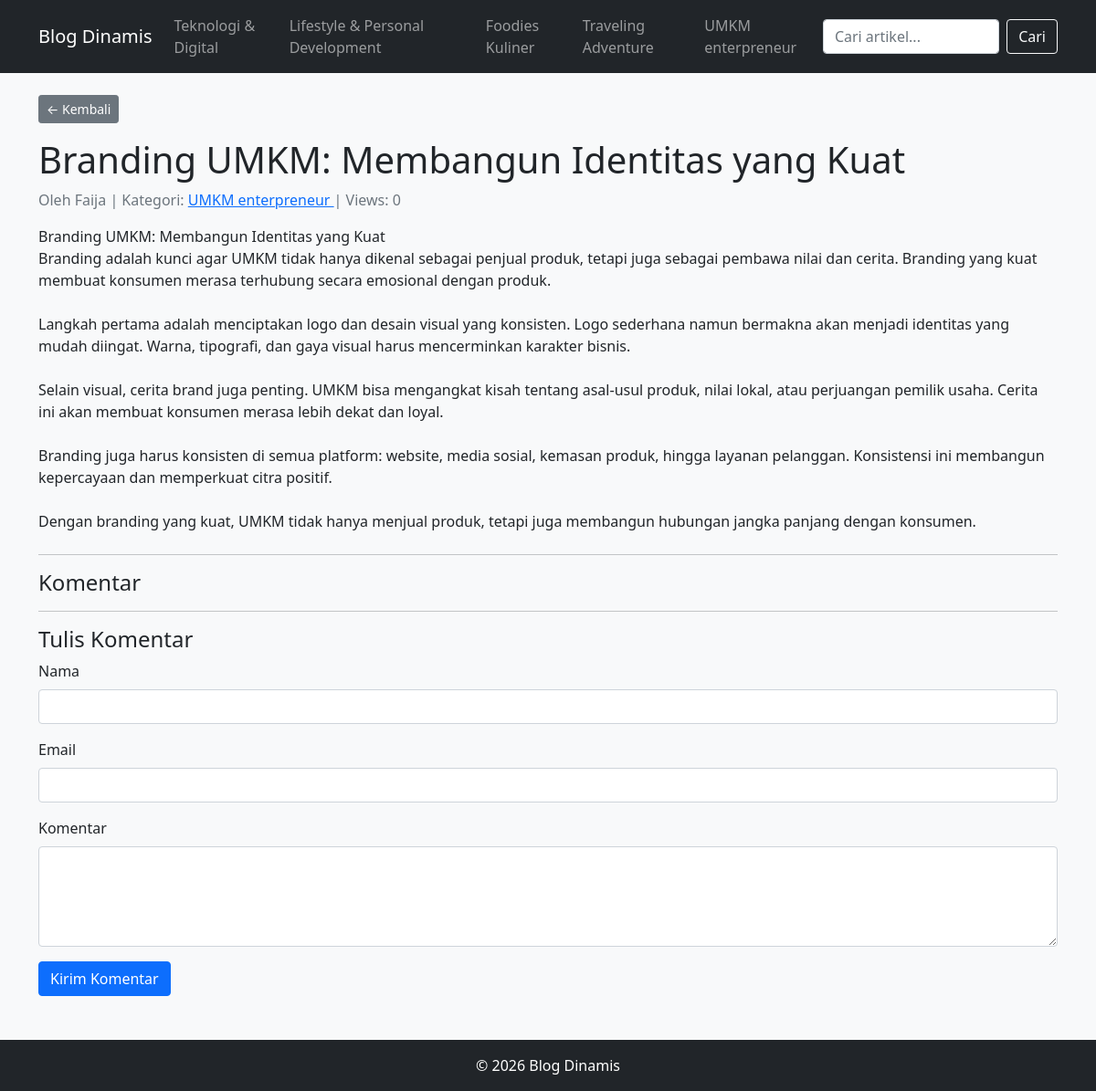
Screenshot of /artikel.php?slug=branding-umkm-membangun-identitas-yang-kuat with the database file from the repository.
### tables this page shows
CREATE TABLE `categories` (
  `id` int(11) NOT NULL,
  `nama_kategori` varchar(100) DEFAULT NULL,
  `slug` varchar(150) DEFAULT NULL,
  `created_at` timestamp NOT NULL DEFAULT current_timestamp()
);

CREATE TABLE `articles` (
  `id` int(11) NOT NULL,
  `user_id` int(11) DEFAULT NULL,
  `category_id` int(11) DEFAULT NULL,
  `judul` varchar(255) DEFAULT NULL,
  `slug` varchar(255) DEFAULT NULL,
  `ringkasan` text DEFAULT NULL,
  `isi` longtext DEFAULT NULL,
  `thumbnail` varchar(255) DEFAULT NULL,
  `views` int(11) DEFAULT 0,
  `status` enum('draft','publish') DEFAULT 'draft',
  `published_at` datetime DEFAULT NULL,
  `created_at` timestamp NOT NULL DEFAULT current_timestamp()
);

CREATE TABLE `users` (
  `id` int(11) NOT NULL,
  `nama` varchar(100) DEFAULT NULL,
  `username` varchar(50) DEFAULT NULL,
  `password` varchar(255) DEFAULT NULL,
  `role` enum('admin','author') DEFAULT 'author',
  `bio` text DEFAULT NULL,
  `created_at` timestamp NOT NULL DEFAULT current_timestamp()
);

### artikel.php (the view, shortened to what this page needs)
<?php
include 'config/koneksi.php';
$slug = $_GET['slug'];
mysqli_query($conn, "UPDATE articles SET views = views + 1 WHERE slug='$slug' AND status='publish'");
$query = mysqli_query($conn, "
    SELECT articles.*, users.nama as author, categories.nama_kategori, categories.slug as kategori_slug
    FROM articles
    JOIN users ON articles.user_id = users.id
    JOIN categories ON articles.category_id = categories.id
    WHERE articles.slug='$slug' AND articles.status='publish'
    LIMIT 1
");
$artikel = mysqli_fetch_assoc($query);
include 'templates/frontend_header.php';
?>
<a href="index.php" class="btn btn-secondary btn-sm mb-3">← Kembali</a>
<h1><?= htmlspecialchars($artikel['judul']); ?></h1>
<p class="text-muted">
    Oleh <?= htmlspecialchars($artikel['author']); ?> |
    Kategori:
    <a href="kategori.php?slug=<?= urlencode($artikel['kategori_slug']); ?>">
        <?= htmlspecialchars($artikel['nama_kategori']); ?>
    </a> |
    Views: <?= htmlspecialchars($artikel['views']); ?>
</p>
<div class="mb-4">
    <?= nl2br($artikel['isi']); ?>
</div>
<hr>
<h4>Komentar</h4>
<hr>
<h4>Tulis Komentar</h4>
<form action="komentar.php" method="POST">
    <div class="mb-3">
        <label class="form-label">Nama</label>
        <input type="text" name="nama" class="form-control" required>
    </div>
    <div class="mb-3">
        <label class="form-label">Email</label>
        <input type="email" name="email" class="form-control">
    </div>
    <div class="mb-3">
        <label class="form-label">Komentar</label>
        <textarea name="isi_komentar" class="form-control" rows="4" required></textarea>
    </div>
    <button type="submit" class="btn btn-primary">Kirim Komentar</button>
</form>
<?php include 'templates/frontend_footer.php'; ?>

### templates/frontend_header.php (shortened to what this page needs)
<?php
$kategori_menu = mysqli_query($conn, "SELECT * FROM categories ORDER BY id DESC LIMIT 5");
?>
<!DOCTYPE html>
<html lang="id">
<head>
    <link href="https://cdn.jsdelivr.net/npm/bootstrap@5.0.2/dist/css/bootstrap.min.css" rel="stylesheet">
    <link href="/blog_dinamis/assets/css/style.css" rel="stylesheet">
</head>
<body>
<nav class="navbar navbar-expand-lg navbar-dark bg-dark">
    <div class="container">
        <a class="navbar-brand" href="/blog_dinamis/index.php">Blog Dinamis</a>
        <div class="collapse navbar-collapse" id="navbarFrontend">
            <ul class="navbar-nav me-auto">
                <?php while($k = mysqli_fetch_assoc($kategori_menu)) : ?>
                    <li class="nav-item">
                        <a class="nav-link" href="/blog_dinamis/kategori.php?slug=<?= urlencode($k['slug']); ?>">
                            <?= htmlspecialchars($k['nama_kategori']); ?>
                        </a>
                    </li>
                <?php endwhile; ?>
            </ul>
            <form class="d-flex" action="/blog_dinamis/search.php" method="GET">
                <input class="form-control me-2" type="search" name="q" placeholder="Cari artikel..." required>
                <button class="btn btn-outline-light" type="submit">Cari</button>
            </form>
        </div>
    </div>
</nav>
<div class="container py-4">

### assets/css/style.css (style rules this page uses)
body { background-color: #f8f9fa; }

### rows the page displays
categories: nama_kategori "Teknologi & Digital"
categories: nama_kategori "Lifestyle & Personal Development"
categories: nama_kategori "Foodies Kuliner"
categories: nama_kategori "Traveling Adventure"
categories: nama_kategori "UMKM enterpreneur"
articles: judul "Branding UMKM: Membangun Identitas yang Kuat", user.nama "Faija", category.nama_kategori "UMKM enterpreneur", views "0", isi "Branding UMKM: Membangun Identitas yang Kuat Branding adalah kunci agar UMKM tidak hanya dikenal sebagai penjual produk, tetapi juga sebagai pembawa nilai dan cerita. Branding yang kuat membuat konsumen merasa terhubung secara emosional dengan produk. Langkah pertama adalah menciptakan logo dan desain visual yang konsisten. Logo sederhana namun bermakna akan menjadi identitas yang mudah diingat. Warna, tipografi, dan gaya visual harus mencerminkan karakter bisnis. Selain visual, cerita brand juga penting. UMKM bisa mengangkat kisah tentang asal‑usul produk, nilai lokal, atau perjuangan pemilik usaha. Cerita ini akan membuat konsumen merasa lebih dekat dan loyal. Branding juga harus…"
